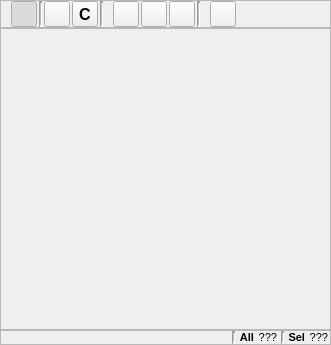
<?xml version="1.0" encoding="UTF-8"?>
<ui version="4.0">
 <class>SpeciesWidget</class>
 <widget class="QWidget" name="SpeciesWidget">
  <property name="geometry">
   <rect>
    <x>0</x>
    <y>0</y>
    <width>331</width>
    <height>345</height>
   </rect>
  </property>
  <property name="font">
   <font>
    <pointsize>9</pointsize>
   </font>
  </property>
  <property name="windowTitle">
   <string>Form</string>
  </property>
  <layout class="QVBoxLayout" name="verticalLayout">
   <property name="spacing">
    <number>0</number>
   </property>
   <property name="leftMargin">
    <number>0</number>
   </property>
   <property name="topMargin">
    <number>0</number>
   </property>
   <property name="rightMargin">
    <number>0</number>
   </property>
   <property name="bottomMargin">
    <number>0</number>
   </property>
   <item>
    <widget class="QFrame" name="ToolsFrame">
     <property name="font">
      <font>
       <pointsize>8</pointsize>
      </font>
     </property>
     <property name="frameShape">
      <enum>QFrame::StyledPanel</enum>
     </property>
     <property name="frameShadow">
      <enum>QFrame::Sunken</enum>
     </property>
     <layout class="QHBoxLayout" name="horizontalLayout_4">
      <property name="spacing">
       <number>2</number>
      </property>
      <property name="leftMargin">
       <number>2</number>
      </property>
      <property name="topMargin">
       <number>0</number>
      </property>
      <property name="rightMargin">
       <number>2</number>
      </property>
      <property name="bottomMargin">
       <number>0</number>
      </property>
      <item>
       <widget class="QLabel" name="ToolbarInteractionLabel">
        <property name="sizePolicy">
         <sizepolicy hsizetype="Fixed" vsizetype="Fixed">
          <horstretch>0</horstretch>
          <verstretch>0</verstretch>
         </sizepolicy>
        </property>
        <property name="maximumSize">
         <size>
          <width>16</width>
          <height>16</height>
         </size>
        </property>
        <property name="text">
         <string/>
        </property>
        <property name="pixmap">
         <pixmap resource="../main.qrc">:/viewer_toolbar/icons/viewer_toolbar_interaction.svg</pixmap>
        </property>
        <property name="scaledContents">
         <bool>true</bool>
        </property>
       </widget>
      </item>
      <item>
       <widget class="QToolButton" name="InteractionViewButton">
        <property name="minimumSize">
         <size>
          <width>26</width>
          <height>26</height>
         </size>
        </property>
        <property name="maximumSize">
         <size>
          <width>26</width>
          <height>26</height>
         </size>
        </property>
        <property name="toolTip">
         <string>View mode</string>
        </property>
        <property name="text">
         <string/>
        </property>
        <property name="icon">
         <iconset resource="../main.qrc">
          <normaloff>:/viewer/icons/viewer_interact.svg</normaloff>
          <normalon>:/viewer/icons/viewer_interact_on.svg</normalon>:/viewer/icons/viewer_interact.svg</iconset>
        </property>
        <property name="iconSize">
         <size>
          <width>20</width>
          <height>20</height>
         </size>
        </property>
        <property name="checkable">
         <bool>true</bool>
        </property>
        <property name="checked">
         <bool>true</bool>
        </property>
        <property name="autoExclusive">
         <bool>false</bool>
        </property>
       </widget>
      </item>
      <item>
       <widget class="Line" name="line">
        <property name="lineWidth">
         <number>2</number>
        </property>
        <property name="midLineWidth">
         <number>1</number>
        </property>
        <property name="orientation">
         <enum>Qt::Vertical</enum>
        </property>
       </widget>
      </item>
      <item>
       <widget class="QToolButton" name="InteractionDrawButton">
        <property name="minimumSize">
         <size>
          <width>26</width>
          <height>26</height>
         </size>
        </property>
        <property name="maximumSize">
         <size>
          <width>26</width>
          <height>26</height>
         </size>
        </property>
        <property name="toolTip">
         <string>Draw mode</string>
        </property>
        <property name="text">
         <string/>
        </property>
        <property name="icon">
         <iconset resource="../main.qrc">
          <normaloff>:/viewer/icons/viewer_edit.svg</normaloff>
          <normalon>:/viewer/icons/viewer_edit_on.svg</normalon>:/viewer/icons/viewer_edit.svg</iconset>
        </property>
        <property name="iconSize">
         <size>
          <width>20</width>
          <height>20</height>
         </size>
        </property>
        <property name="checkable">
         <bool>true</bool>
        </property>
        <property name="checked">
         <bool>false</bool>
        </property>
        <property name="autoExclusive">
         <bool>false</bool>
        </property>
       </widget>
      </item>
      <item>
       <widget class="QToolButton" name="InteractionDrawElementButton">
        <property name="minimumSize">
         <size>
          <width>26</width>
          <height>26</height>
         </size>
        </property>
        <property name="maximumSize">
         <size>
          <width>26</width>
          <height>26</height>
         </size>
        </property>
        <property name="font">
         <font>
          <pointsize>12</pointsize>
          <weight>75</weight>
          <bold>true</bold>
         </font>
        </property>
        <property name="text">
         <string>C</string>
        </property>
       </widget>
      </item>
      <item>
       <widget class="Line" name="line_2">
        <property name="lineWidth">
         <number>2</number>
        </property>
        <property name="midLineWidth">
         <number>1</number>
        </property>
        <property name="orientation">
         <enum>Qt::Vertical</enum>
        </property>
       </widget>
      </item>
      <item>
       <widget class="QLabel" name="ToolbarVIewLabel">
        <property name="sizePolicy">
         <sizepolicy hsizetype="Fixed" vsizetype="Fixed">
          <horstretch>0</horstretch>
          <verstretch>0</verstretch>
         </sizepolicy>
        </property>
        <property name="maximumSize">
         <size>
          <width>16</width>
          <height>16</height>
         </size>
        </property>
        <property name="text">
         <string/>
        </property>
        <property name="pixmap">
         <pixmap resource="../main.qrc">:/viewer_toolbar/icons/viewer_toolbar_view.svg</pixmap>
        </property>
        <property name="scaledContents">
         <bool>true</bool>
        </property>
       </widget>
      </item>
      <item>
       <widget class="QToolButton" name="ViewResetButton">
        <property name="minimumSize">
         <size>
          <width>26</width>
          <height>26</height>
         </size>
        </property>
        <property name="maximumSize">
         <size>
          <width>26</width>
          <height>26</height>
         </size>
        </property>
        <property name="toolTip">
         <string>Reset view, showing all data</string>
        </property>
        <property name="text">
         <string/>
        </property>
        <property name="icon">
         <iconset resource="../main.qrc">
          <normaloff>:/viewer/icons/viewer_reset.svg</normaloff>:/viewer/icons/viewer_reset.svg</iconset>
        </property>
        <property name="iconSize">
         <size>
          <width>20</width>
          <height>20</height>
         </size>
        </property>
        <property name="checkable">
         <bool>false</bool>
        </property>
        <property name="checked">
         <bool>false</bool>
        </property>
        <property name="autoExclusive">
         <bool>false</bool>
        </property>
       </widget>
      </item>
      <item>
       <widget class="QToolButton" name="ViewAxesVisibleButton">
        <property name="minimumSize">
         <size>
          <width>26</width>
          <height>26</height>
         </size>
        </property>
        <property name="maximumSize">
         <size>
          <width>26</width>
          <height>26</height>
         </size>
        </property>
        <property name="toolTip">
         <string>Toggle visibility of axes</string>
        </property>
        <property name="text">
         <string/>
        </property>
        <property name="icon">
         <iconset resource="../main.qrc">
          <normaloff>:/viewer/icons/viewer_axes.svg</normaloff>
          <normalon>:/viewer/icons/viewer_axes_on.svg</normalon>:/viewer/icons/viewer_axes.svg</iconset>
        </property>
        <property name="iconSize">
         <size>
          <width>20</width>
          <height>20</height>
         </size>
        </property>
        <property name="checkable">
         <bool>true</bool>
        </property>
        <property name="checked">
         <bool>false</bool>
        </property>
        <property name="autoExclusive">
         <bool>false</bool>
        </property>
       </widget>
      </item>
      <item>
       <widget class="QToolButton" name="ViewCopyToClipboardButton">
        <property name="minimumSize">
         <size>
          <width>26</width>
          <height>26</height>
         </size>
        </property>
        <property name="maximumSize">
         <size>
          <width>26</width>
          <height>26</height>
         </size>
        </property>
        <property name="toolTip">
         <string>Copy current view contents to clipboard</string>
        </property>
        <property name="text">
         <string/>
        </property>
        <property name="icon">
         <iconset resource="../main.qrc">
          <normaloff>:/viewer/icons/viewer_snapshot.svg</normaloff>:/viewer/icons/viewer_snapshot.svg</iconset>
        </property>
        <property name="iconSize">
         <size>
          <width>20</width>
          <height>20</height>
         </size>
        </property>
        <property name="checkable">
         <bool>false</bool>
        </property>
        <property name="checked">
         <bool>false</bool>
        </property>
        <property name="autoExclusive">
         <bool>false</bool>
        </property>
       </widget>
      </item>
      <item>
       <widget class="Line" name="line_5">
        <property name="lineWidth">
         <number>2</number>
        </property>
        <property name="midLineWidth">
         <number>1</number>
        </property>
        <property name="orientation">
         <enum>Qt::Vertical</enum>
        </property>
       </widget>
      </item>
      <item>
       <widget class="QLabel" name="ToolbarToolsLabel">
        <property name="sizePolicy">
         <sizepolicy hsizetype="Fixed" vsizetype="Fixed">
          <horstretch>0</horstretch>
          <verstretch>0</verstretch>
         </sizepolicy>
        </property>
        <property name="maximumSize">
         <size>
          <width>16</width>
          <height>16</height>
         </size>
        </property>
        <property name="text">
         <string/>
        </property>
        <property name="pixmap">
         <pixmap resource="../main.qrc">:/viewer_toolbar/icons/viewer_toolbar_tools.svg</pixmap>
        </property>
        <property name="scaledContents">
         <bool>true</bool>
        </property>
       </widget>
      </item>
      <item>
       <widget class="QToolButton" name="ToolsMinimiseButton">
        <property name="minimumSize">
         <size>
          <width>26</width>
          <height>26</height>
         </size>
        </property>
        <property name="maximumSize">
         <size>
          <width>26</width>
          <height>26</height>
         </size>
        </property>
        <property name="toolTip">
         <string>Fix the geometry, minimising the energy of the current structure according to its forcefield</string>
        </property>
        <property name="text">
         <string/>
        </property>
        <property name="icon">
         <iconset resource="../main.qrc">
          <normaloff>:/viewer/icons/viewer_medic.svg</normaloff>:/viewer/icons/viewer_medic.svg</iconset>
        </property>
        <property name="iconSize">
         <size>
          <width>20</width>
          <height>20</height>
         </size>
        </property>
        <property name="checkable">
         <bool>false</bool>
        </property>
        <property name="checked">
         <bool>false</bool>
        </property>
        <property name="autoExclusive">
         <bool>false</bool>
        </property>
       </widget>
      </item>
      <item>
       <spacer name="horizontalSpacer">
        <property name="orientation">
         <enum>Qt::Horizontal</enum>
        </property>
        <property name="sizeHint" stdset="0">
         <size>
          <width>40</width>
          <height>20</height>
         </size>
        </property>
       </spacer>
      </item>
     </layout>
    </widget>
   </item>
   <item>
    <widget class="QFrame" name="MainViewFrame">
     <property name="sizePolicy">
      <sizepolicy hsizetype="Expanding" vsizetype="Expanding">
       <horstretch>0</horstretch>
       <verstretch>0</verstretch>
      </sizepolicy>
     </property>
     <property name="minimumSize">
      <size>
       <width>300</width>
       <height>300</height>
      </size>
     </property>
     <property name="frameShape">
      <enum>QFrame::StyledPanel</enum>
     </property>
     <property name="frameShadow">
      <enum>QFrame::Sunken</enum>
     </property>
     <layout class="QHBoxLayout" name="horizontalLayout">
      <property name="spacing">
       <number>0</number>
      </property>
      <property name="leftMargin">
       <number>0</number>
      </property>
      <property name="topMargin">
       <number>0</number>
      </property>
      <property name="rightMargin">
       <number>0</number>
      </property>
      <property name="bottomMargin">
       <number>0</number>
      </property>
      <item>
       <widget class="SpeciesViewer" name="SpeciesView" native="true">
        <property name="sizePolicy">
         <sizepolicy hsizetype="Expanding" vsizetype="Expanding">
          <horstretch>0</horstretch>
          <verstretch>3</verstretch>
         </sizepolicy>
        </property>
        <property name="cursor">
         <cursorShape>CrossCursor</cursorShape>
        </property>
        <property name="mouseTracking">
         <bool>true</bool>
        </property>
        <property name="focusPolicy">
         <enum>Qt::WheelFocus</enum>
        </property>
       </widget>
      </item>
     </layout>
    </widget>
   </item>
   <item>
    <widget class="QFrame" name="InfoFrame">
     <property name="font">
      <font>
       <pointsize>8</pointsize>
      </font>
     </property>
     <property name="frameShape">
      <enum>QFrame::StyledPanel</enum>
     </property>
     <property name="frameShadow">
      <enum>QFrame::Sunken</enum>
     </property>
     <layout class="QHBoxLayout" name="horizontalLayout_2">
      <property name="spacing">
       <number>4</number>
      </property>
      <property name="leftMargin">
       <number>2</number>
      </property>
      <property name="topMargin">
       <number>0</number>
      </property>
      <property name="rightMargin">
       <number>2</number>
      </property>
      <property name="bottomMargin">
       <number>0</number>
      </property>
      <item>
       <widget class="QLabel" name="ModeLabel">
        <property name="sizePolicy">
         <sizepolicy hsizetype="Expanding" vsizetype="Preferred">
          <horstretch>0</horstretch>
          <verstretch>0</verstretch>
         </sizepolicy>
        </property>
        <property name="text">
         <string/>
        </property>
        <property name="alignment">
         <set>Qt::AlignLeading|Qt::AlignLeft|Qt::AlignVCenter</set>
        </property>
       </widget>
      </item>
      <item>
       <widget class="Line" name="line_3">
        <property name="lineWidth">
         <number>2</number>
        </property>
        <property name="midLineWidth">
         <number>1</number>
        </property>
        <property name="orientation">
         <enum>Qt::Vertical</enum>
        </property>
       </widget>
      </item>
      <item>
       <widget class="QLabel" name="FormulaPreLabel">
        <property name="sizePolicy">
         <sizepolicy hsizetype="Minimum" vsizetype="Preferred">
          <horstretch>0</horstretch>
          <verstretch>0</verstretch>
         </sizepolicy>
        </property>
        <property name="font">
         <font>
          <weight>75</weight>
          <bold>true</bold>
         </font>
        </property>
        <property name="text">
         <string>All</string>
        </property>
        <property name="alignment">
         <set>Qt::AlignRight|Qt::AlignTrailing|Qt::AlignVCenter</set>
        </property>
       </widget>
      </item>
      <item>
       <widget class="QLabel" name="FormulaLabel">
        <property name="sizePolicy">
         <sizepolicy hsizetype="Minimum" vsizetype="Preferred">
          <horstretch>0</horstretch>
          <verstretch>0</verstretch>
         </sizepolicy>
        </property>
        <property name="text">
         <string>???</string>
        </property>
        <property name="alignment">
         <set>Qt::AlignRight|Qt::AlignTrailing|Qt::AlignVCenter</set>
        </property>
       </widget>
      </item>
      <item>
       <widget class="Line" name="line_4">
        <property name="lineWidth">
         <number>2</number>
        </property>
        <property name="midLineWidth">
         <number>1</number>
        </property>
        <property name="orientation">
         <enum>Qt::Vertical</enum>
        </property>
       </widget>
      </item>
      <item>
       <widget class="QLabel" name="SelectionPreLabel">
        <property name="sizePolicy">
         <sizepolicy hsizetype="Minimum" vsizetype="Preferred">
          <horstretch>0</horstretch>
          <verstretch>0</verstretch>
         </sizepolicy>
        </property>
        <property name="font">
         <font>
          <weight>75</weight>
          <bold>true</bold>
         </font>
        </property>
        <property name="text">
         <string>Sel</string>
        </property>
        <property name="alignment">
         <set>Qt::AlignRight|Qt::AlignTrailing|Qt::AlignVCenter</set>
        </property>
       </widget>
      </item>
      <item>
       <widget class="QLabel" name="SelectionLabel">
        <property name="sizePolicy">
         <sizepolicy hsizetype="Minimum" vsizetype="Preferred">
          <horstretch>0</horstretch>
          <verstretch>0</verstretch>
         </sizepolicy>
        </property>
        <property name="text">
         <string>???</string>
        </property>
        <property name="alignment">
         <set>Qt::AlignRight|Qt::AlignTrailing|Qt::AlignVCenter</set>
        </property>
       </widget>
      </item>
     </layout>
    </widget>
   </item>
  </layout>
 </widget>
 <customwidgets>
  <customwidget>
   <class>SpeciesViewer</class>
   <extends>QWidget</extends>
   <header>gui/viewer/speciesviewer.hui</header>
   <container>1</container>
  </customwidget>
 </customwidgets>
 <resources>
  <include location="../main.qrc"/>
 </resources>
 <connections/>
</ui>
